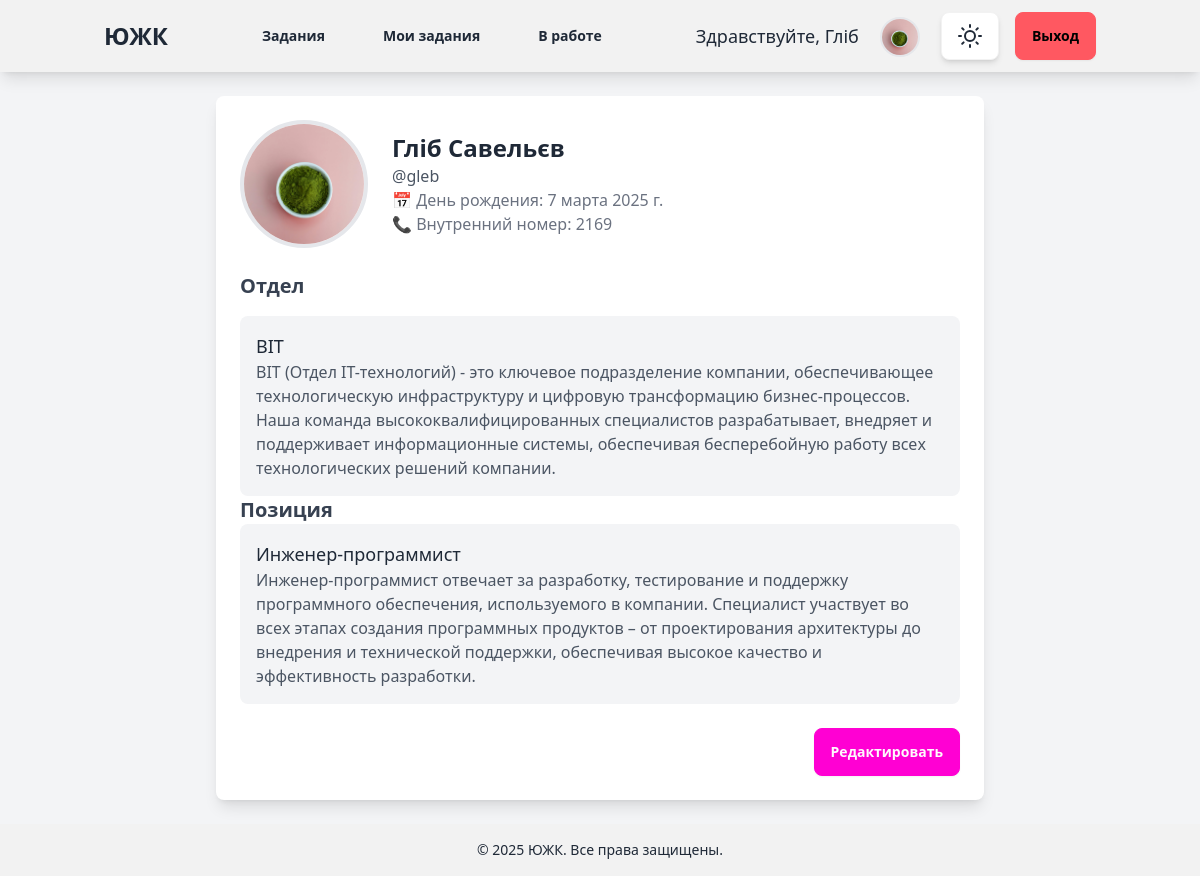
The app's page /account/profile/ (signed in) with its own data.
### account/models.py (models this page shows, shortened)
class CustomUser(AbstractUser):
    department = models.ForeignKey(Department, on_delete=models.SET_NULL, null=True, blank=True)
    position = models.ForeignKey(Position, on_delete=models.SET_NULL, null=True, blank=True, related_name="users")

class Profile(models.Model):
    user = models.OneToOneField(settings.AUTH_USER_MODEL, on_delete=models.CASCADE)
    date_of_birthday = models.DateField(blank=True, null=True)
    photo = models.ImageField(upload_to='users/%Y/%m/%d/', blank=True)
    number = models.CharField(max_length=10, blank=True, null=True)

class Department(models.Model):
    name = models.CharField(max_length=80)
    location = models.CharField(max_length=80)
    boss = models.OneToOneField(
        settings.AUTH_USER_MODEL,
        on_delete=models.SET_NULL,
        null=True,
        blank=True,
        related_name="department_boss"
    )
    description = models.TextField()
    created_at = models.DateTimeField(auto_now_add=True)
    updated_at = models.DateTimeField(auto_now=True)

class Position(models.Model):
    title = models.CharField(max_length=255, unique=True)
    department = models.ForeignKey(Department, on_delete=models.CASCADE, related_name="positions")
    description = models.TextField(blank=True, null=True)
    created_at = models.DateTimeField(auto_now_add=True)
    updated_at = models.DateTimeField(auto_now=True)

### account/views.py (the view, shortened to what this page needs)
# urls.py: path('profile/', views.user_profile, name='user_profile'),
@login_required
def user_profile(request):
    user = request.user
    profile, created = Profile.objects.get_or_create(user=user)
    return render(request, 'account/user_profile.html', {'profile': profile})

### templates/account/user_profile.html (shortened to what this page needs)
{% extends "blog/base.html" %}
{% block content %}
<div class="container mx-auto p-6">
    <div class="max-w-3xl mx-auto bg-white shadow-lg rounded-lg p-6">
        <div class="flex items-center space-x-6">
            {% if profile.photo %}
                <img src="{{ profile.photo.url }}" alt="Profile Picture"
                     class="w-32 h-32 rounded-full border-4 border-primary object-cover">
            {% else %}
                <img src="/media/tickets/def.png" alt="Default Profile Picture"
                     class="w-32 h-32 rounded-full border-4 border-gray-300 object-cover">
            {% endif %}
            <div>
                <h2 class="text-2xl font-bold text-gray-800" id="full_name">{{ profile.user.get_full_name }}</h2>
                <p class="text-gray-600">@{{ profile.user.username }}</p>
                <p class="text-gray-500">📅 День рождения:
                    <span id="date_of_birthday">{{ profile.date_of_birthday|default:"не указано" }}</span>
                </p>
                <p class="text-gray-500">📞 Внутренний номер:
                    <span id="number">{{ profile.number|default:"не указано" }}</span>
                </p>
            </div>
        </div>
        <div class="mt-6">
            <h3 class="text-xl font-semibold text-gray-700">Отдел</h3>
            <div class="mt-4 p-4 bg-gray-100 rounded-lg">
                <p class="text-lg font-medium text-secondary">{{ profile.user.department.name|default:"не указано" }}</p>
                <p class="text-gray-600" id="department_description">{{ profile.user.department.description|default:"Описание отдела отсутствует." }}</p>
            </div>
            <h3 class="text-xl font-semibold text-gray-700">Позиция</h3>
            <div class="p-4 bg-gray-100 rounded-lg">
                <p class="text-lg font-medium text-primary">{{ profile.user.position.title|default:"не указано" }}</p>
                <p class="text-gray-600" id="position_description">{{ profile.user.position.description|default:"Описание должности отсутствует." }}</p>
            </div>
        </div>
        {% if user == profile.user %}
        <div class="mt-6 flex justify-end">
            <button id="edit_button" class="btn btn-secondary" onclick="enableEditing()">Редактировать</button>
        </div>
        {% endif %}
    </div>
</div>
{% endblock %}

### templates/blog/base.html (shortened to what this page needs)
{% load static %}
{% load tailwind_tags %}
<!DOCTYPE html>
<html lang="ru">
<head>
    {% tailwind_css %}
    <script src="https://cdn.tailwindcss.com"></script>
</head>
<body class="bg-gray-100 theme-transition min-h-screen flex flex-col">
    <nav class="bg-base-200 shadow-lg sticky top-0 z-10">
        <div class="container mx-auto px-4 py-3 flex justify-between items-center">
            <a href="{% url 'tickets:ticket_list_created_by' %}" class="text-2xl font-bold hover:text-primary transition-colors">ЮЖК</a>
            {% if request.user.is_authenticated %}
            <div class="hidden md:flex items-center space-x-6">
                <a href="{% url 'tickets:ticket_list' %}" class="btn btn-ghost hover:bg-base-300">Задания</a>
                <a href="{% url 'tickets:ticket_list_created_by' %}" class="btn btn-ghost hover:bg-base-300">Мои задания</a>
                <a href="{% url 'tickets:ticket_list_accepted_by' %}" class="btn btn-ghost hover:bg-base-300">В работе</a>
            </div>
            <div class="flex items-center space-x-4">
                <span class="text-lg hidden md:inline">Здравствуйте, {{ request.user.first_name|default:request.user.username }}</span>
                <a href="{% url 'account:user_profile' %}" class="btn btn-ghost p-1 hover:ring-2 hover:ring-primary rounded-full transition-all">
                    {% if request.user.profile.photo %}
                        <img src="{{ request.user.profile.photo.url }}" alt="Profile Picture"
                            class="w-10 h-10 rounded-full border-2 border-primary object-cover">
                    {% else %}
                        <img src="/media/tickets/def.png" alt="Default Profile Picture"
                            class="w-10 h-10 rounded-full border-2 border-gray-300 object-cover">
                    {% endif %}
                </a>
                <button id="theme-toggle-btn" class="btn btn-circle bg-base-100 hover:bg-base-300 shadow-md transition-all">
                </button>
                <form action="{% url 'account:logout' %}" method="post" class="inline">
                    <button type="submit" class="btn btn-error hover:btn-error-focus transition-colors">Выход</button>
                </form>
            </div>
            {% else %}
            <div>
                <a href="{% url 'account:login' %}" class="btn btn-primary hover:bg-primary-focus transition-colors">Вход</a>
            </div>
            {% endif %}
        </div>
    </nav>
    {% block content %}
    {% endblock %}
    <footer class="bg-base-200 p-4 text-center text-sm mt-auto">
        <div class="container mx-auto">
            <p>© 2025 ЮЖК. Все права защищены.</p>
        </div>
    </footer>
</body>
</html>

### templates/blog/base.html (style rules this page uses)
.theme-transition { transition: background-color 0.3s ease, color 0.3s ease, border-color 0.3s ease; }

### records on screen
CustomUser: user.first_name "Гліб", user.profile.photo (picture)
Profile: photo (picture), user.get_full_name "Гліб Савельєв", user.username "gleb", date_of_birthday "7 марта 2025 г.", number "2169", user.department.name "ВІТ", user.department.description "ВІТ (Отдел IT-технологий) - это ключевое подразделение компании, обеспечивающее технологическую инфраструктуру и цифровую трансформацию бизнес-процессов. Наша команда высококвалифицированных специалистов разрабатывает, внедряет и поддерживает информационные системы, обеспечивая бесперебойную работу всех технологических решений компании.", user.position "Инженер-программист", user.position.description "Инженер-программист отвечает за разработку, тестирование и поддержку программного обеспечения, используемого в компании. Специалист участвует во всех этапах создания программных продуктов – от проектирования архитектуры до внедрения и технической поддержки, обеспечивая высокое качество и эффективность разработки."
